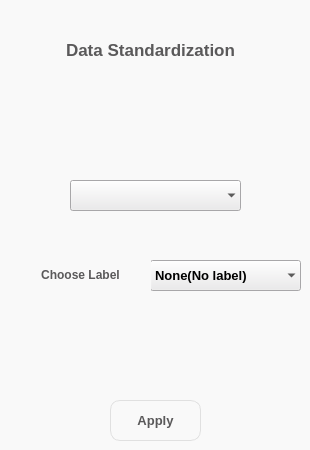
     <widget class="QWidget" name="stad_page">
      <property name="styleSheet">
       <string notr="true">background-color: rgb(249,249,249);</string>
      </property>
      <widget class="QLabel" name="label_5">
       <property name="geometry">
        <rect>
         <x>60</x>
         <y>30</y>
         <width>181</width>
         <height>41</height>
        </rect>
       </property>
       <property name="font">
        <font>
         <family>Segoe UI</family>
         <pointsize>13</pointsize>
         <weight>75</weight>
         <bold>true</bold>
        </font>
       </property>
       <property name="styleSheet">
        <string notr="true">color: rgb(90, 89, 90);</string>
       </property>
       <property name="text">
        <string>&lt;html&gt;&lt;head/&gt;&lt;body&gt;&lt;p align=&quot;center&quot;&gt;&lt;span style=&quot; font-weight:600;&quot;&gt;Data Standardization&lt;/span&gt;&lt;/p&gt;&lt;/body&gt;&lt;/html&gt;</string>
       </property>
      </widget>
      <widget class="QComboBox" name="stad_method">
       <property name="geometry">
        <rect>
         <x>70</x>
         <y>180</y>
         <width>171</width>
         <height>31</height>
        </rect>
       </property>
       <property name="font">
        <font>
         <family>Segoe UI</family>
         <pointsize>10</pointsize>
         <weight>75</weight>
         <bold>true</bold>
        </font>
       </property>
       <property name="styleSheet">
        <string notr="true">background-color: rgb(235, 234, 236);</string>
       </property>
       <property name="placeholderText">
        <string>Select Method</string>
       </property>
       <property name="frame">
        <bool>false</bool>
       </property>
       <item>
        <property name="text">
         <string>Z-Score</string>
        </property>
       </item>
       <item>
        <property name="text">
         <string>Min-Max</string>
        </property>
       </item>
      </widget>
      <widget class="QPushButton" name="stad_apply">
       <property name="geometry">
        <rect>
         <x>110</x>
         <y>400</y>
         <width>91</width>
         <height>41</height>
        </rect>
       </property>
       <property name="font">
        <font>
         <family>Segoe UI</family>
         <pointsize>10</pointsize>
         <weight>75</weight>
         <bold>true</bold>
        </font>
       </property>
       <property name="styleSheet">
        <string notr="true">QPushButton#stad_apply {
    border-radius: 10px;
border: 1px solid rgb(224,224,224);
   color: rgb(90, 89, 90);
}

QPushButton:hover {
    /* Add your hover effect styles here */
    background-color: rgb(170,172,175); /* Example: change background color to red */
}</string>
       </property>
       <property name="text">
        <string>Apply</string>
       </property>
      </widget>
      <widget class="QComboBox" name="stad_label">
       <property name="geometry">
        <rect>
         <x>150</x>
         <y>260</y>
         <width>151</width>
         <height>31</height>
        </rect>
       </property>
       <property name="font">
        <font>
         <family>Segoe UI</family>
         <pointsize>10</pointsize>
         <weight>75</weight>
         <bold>true</bold>
        </font>
       </property>
       <property name="styleSheet">
        <string notr="true">background-color: rgb(235, 234, 236);</string>
       </property>
       <property name="placeholderText">
        <string/>
       </property>
       <property name="frame">
        <bool>false</bool>
       </property>
       <item>
        <property name="text">
         <string>None(No label)</string>
        </property>
       </item>
      </widget>
      <widget class="QLabel" name="label_30">
       <property name="geometry">
        <rect>
         <x>10</x>
         <y>260</y>
         <width>141</width>
         <height>31</height>
        </rect>
       </property>
       <property name="font">
        <font>
         <family>Segoe UI</family>
         <weight>75</weight>
         <bold>true</bold>
        </font>
       </property>
       <property name="styleSheet">
        <string notr="true">color: rgb(90, 89, 90);</string>
       </property>
       <property name="text">
        <string>&lt;html&gt;&lt;head/&gt;&lt;body&gt;&lt;p align=&quot;center&quot;&gt;Choose Label&lt;/p&gt;&lt;/body&gt;&lt;/html&gt;</string>
       </property>
      </widget>
     </widget>
